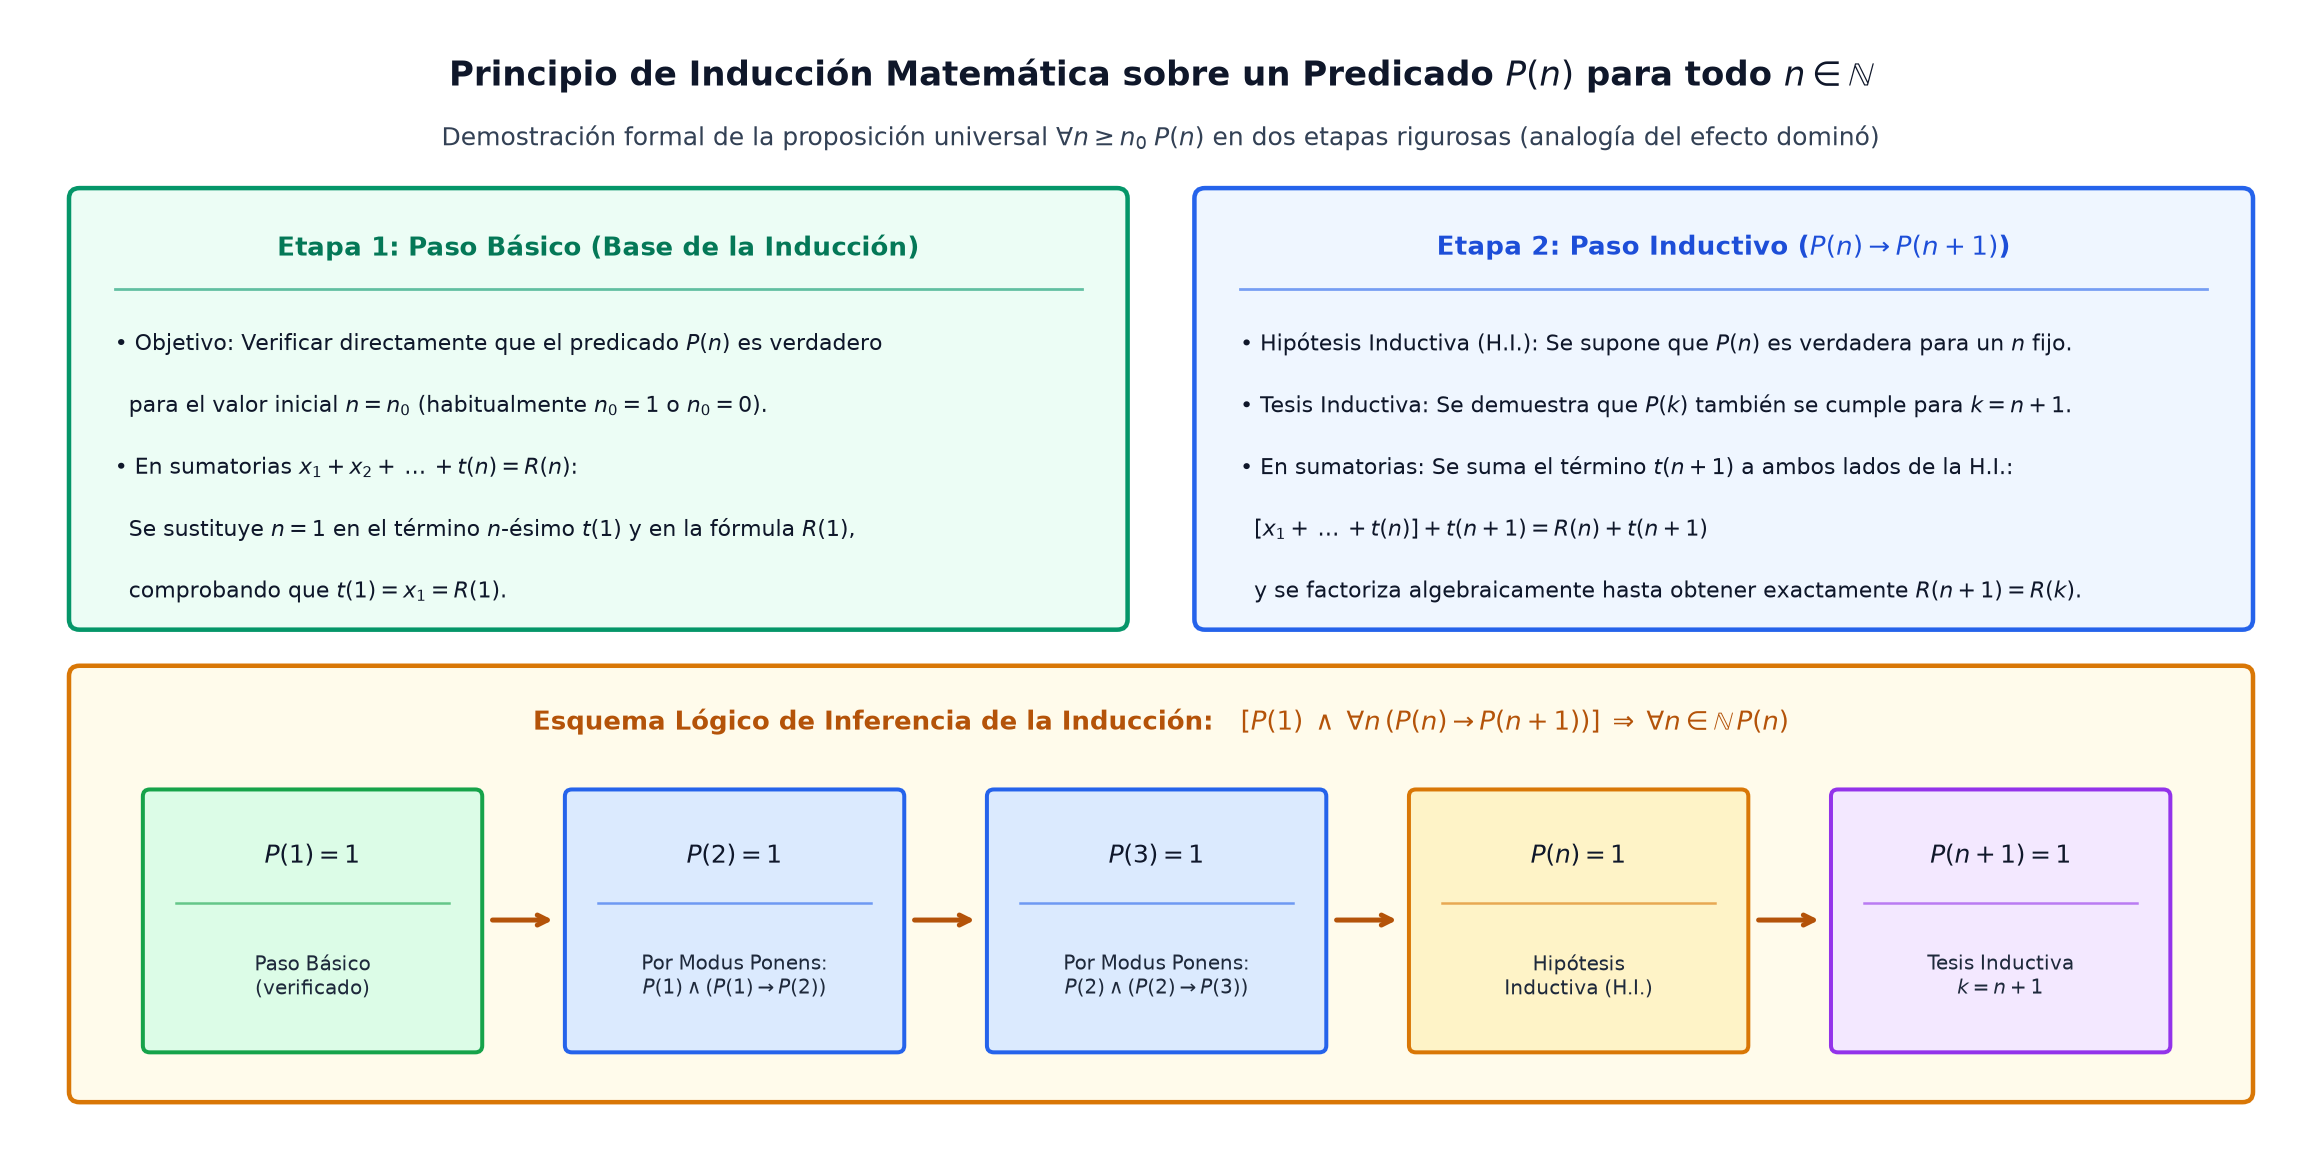

Write the Python code that produced this figure.
import os
import matplotlib.pyplot as plt
import matplotlib.patches as patches


def main():
    fig, ax = plt.subplots(figsize=(13.0, 6.6), dpi=180)
    ax.set_xlim(0, 13.0)
    ax.set_ylim(0, 6.6)
    ax.axis('off')

    # Title
    ax.text(
        6.5, 6.26,
        r"Principio de Inducción Matemática sobre un Predicado $P(n)$ para todo $n \in \mathbb{N}$",
        ha='center', va='center', fontsize=13.6, fontweight='bold', color='#0f172a'
    )
    ax.text(
        6.5, 5.9,
        r"Demostración formal de la proposición universal $\forall n \geq n_0\; P(n)$ en dos etapas rigurosas (analogía del efecto dominó)",
        ha='center', va='center', fontsize=10.0, color='#334155'
    )

    # Top Left: Step 1 (Base Case)
    rect_b = patches.FancyBboxPatch(
        (0.35, 3.1), 5.9, 2.45,
        boxstyle="round,pad=0.06",
        facecolor='#ecfdf5', edgecolor='#059669', linewidth=1.8
    )
    ax.add_patch(rect_b)
    ax.text(3.3, 5.26, r"Etapa 1: Paso Básico (Base de la Inducción)",
            ha='center', va='center', fontsize=10.6, fontweight='bold', color='#047857')
    ax.plot([0.55, 6.05], [5.02, 5.02], color='#059669', linewidth=1.1, alpha=0.6)

    b_lines = [
        r"• Objetivo: Verificar directamente que el predicado $P(n)$ es verdadero",
        r"  para el valor inicial $n = n_0$ (habitualmente $n_0 = 1$ o $n_0 = 0$).",
        r"• En sumatorias $x_1 + x_2 + \dots + t(n) = R(n)$:",
        r"  Se sustituye $n = 1$ en el término $n$-ésimo $t(1)$ y en la fórmula $R(1)$,",
        r"  comprobando que $t(1) = x_1 = R(1)$."
    ]
    for i, line in enumerate(b_lines):
        ax.text(0.55, 4.7 - i * 0.36, line, ha='left', va='center', fontsize=8.8, color='#0f172a')

    # Top Right: Step 2 (Inductive Step)
    rect_i = patches.FancyBboxPatch(
        (6.75, 3.1), 5.9, 2.45,
        boxstyle="round,pad=0.06",
        facecolor='#eff6ff', edgecolor='#2563eb', linewidth=1.8
    )
    ax.add_patch(rect_i)
    ax.text(9.7, 5.26, r"Etapa 2: Paso Inductivo ($P(n) \rightarrow P(n+1)$)",
            ha='center', va='center', fontsize=10.6, fontweight='bold', color='#1d4ed8')
    ax.plot([6.95, 12.45], [5.02, 5.02], color='#2563eb', linewidth=1.1, alpha=0.6)

    i_lines = [
        r"• Hipótesis Inductiva (H.I.): Se supone que $P(n)$ es verdadera para un $n$ fijo.",
        r"• Tesis Inductiva: Se demuestra que $P(k)$ también se cumple para $k = n + 1$.",
        r"• En sumatorias: Se suma el término $t(n+1)$ a ambos lados de la H.I.:",
        r"  $[x_1 + \dots + t(n)] + t(n+1) = R(n) + t(n+1)$",
        r"  y se factoriza algebraicamente hasta obtener exactamente $R(n+1) = R(k)$."
    ]
    for i, line in enumerate(i_lines):
        ax.text(6.95, 4.7 - i * 0.36, line, ha='left', va='center', fontsize=8.8, color='#0f172a')

    # Bottom Panel: Domino Chain & Logical Inference Rule of Mathematical Induction
    rect_d = patches.FancyBboxPatch(
        (0.35, 0.35), 12.3, 2.42,
        boxstyle="round,pad=0.06",
        facecolor='#fffbeb', edgecolor='#d97706', linewidth=1.8
    )
    ax.add_patch(rect_d)
    ax.text(
        6.5, 2.5,
        r"Esquema Lógico de Inferencia de la Inducción:   $[P(1) \;\wedge\; \forall n\,(P(n) \rightarrow P(n+1))] \;\Rightarrow\; \forall n \in \mathbb{N}\, P(n)$",
        ha='center', va='center', fontsize=10.4, fontweight='bold', color='#b45309'
    )

    # Draw domino chain boxes
    dominoes = [
        (0.75, r"$P(1) = 1$", "Paso Básico\n(verificado)", '#dcfce7', '#16a34a'),
        (3.15, r"$P(2) = 1$", r"Por Modus Ponens:" + "\n" + r"$P(1) \wedge (P(1)\rightarrow P(2))$", '#dbeafe', '#2563eb'),
        (5.55, r"$P(3) = 1$", r"Por Modus Ponens:" + "\n" + r"$P(2) \wedge (P(2)\rightarrow P(3))$", '#dbeafe', '#2563eb'),
        (7.95, r"$P(n) = 1$", "Hipótesis\nInductiva (H.I.)", '#fef3c7', '#d97706'),
        (10.35, r"$P(n+1) = 1$", "Tesis Inductiva\n" + r"$k = n + 1$", '#f3e8ff', '#9333ea'),
    ]

    for idx, (dx, top_txt, sub_txt, dbg, dcol) in enumerate(dominoes):
        dbox = patches.FancyBboxPatch(
            (dx, 0.62), 1.85, 1.45,
            boxstyle="round,pad=0.04",
            facecolor=dbg, edgecolor=dcol, linewidth=1.6
        )
        ax.add_patch(dbox)
        ax.text(dx + 0.925, 1.72, top_txt, ha='center', va='center', fontsize=9.8, fontweight='bold', color='#0f172a')
        ax.plot([dx + 0.15, dx + 1.7], [1.45, 1.45], color=dcol, linewidth=1.0, alpha=0.6)
        ax.text(dx + 0.925, 1.02, sub_txt, ha='center', va='center', fontsize=8.0, color='#1e293b')

        if idx < len(dominoes) - 1:
            ax.annotate(
                "", xy=(dx + 2.32, 1.35), xytext=(dx + 1.92, 1.35),
                arrowprops=dict(arrowstyle="->", color='#b45309', lw=2.0)
            )

    plt.tight_layout()
    out_path = os.path.join(os.path.dirname(os.path.abspath(__file__)), "principio-induccion-matematica.png")
    plt.savefig(out_path, dpi=180, bbox_inches='tight', facecolor='white')
    plt.close()


if __name__ == "__main__":
    main()
